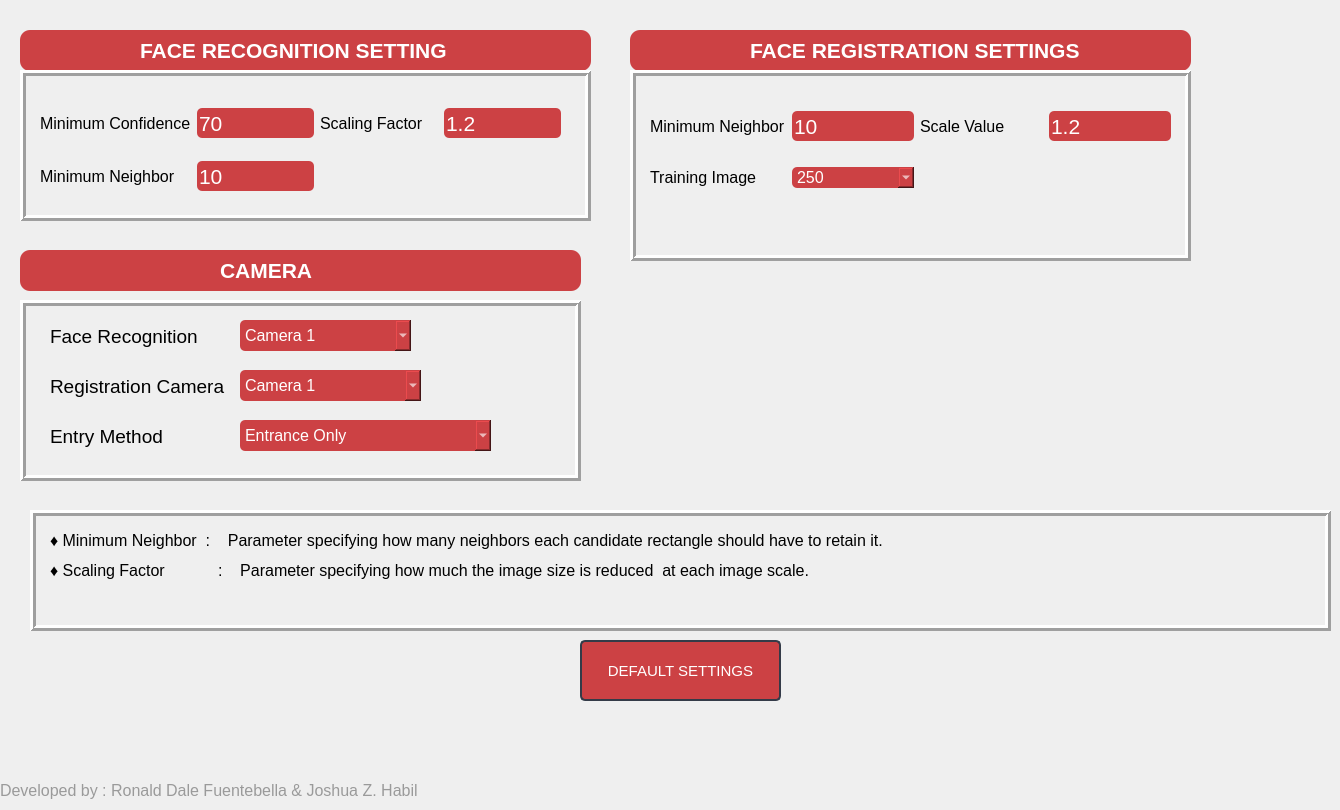
            <widget class="QWidget" name="page_4">
             <widget class="QFrame" name="frame_2">
              <property name="geometry">
               <rect>
                <x>20</x>
                <y>30</y>
                <width>571</width>
                <height>41</height>
               </rect>
              </property>
              <property name="styleSheet">
               <string notr="true">background-color:rgb(204, 65, 68);
border-radius:10px;</string>
              </property>
              <property name="frameShape">
               <enum>QFrame::StyledPanel</enum>
              </property>
              <property name="frameShadow">
               <enum>QFrame::Raised</enum>
              </property>
              <widget class="QLabel" name="label_10">
               <property name="geometry">
                <rect>
                 <x>120</x>
                 <y>10</y>
                 <width>421</width>
                 <height>21</height>
                </rect>
               </property>
               <property name="font">
                <font>
                 <family>Segoe UI</family>
                 <pointsize>16</pointsize>
                 <weight>75</weight>
                 <bold>true</bold>
                </font>
               </property>
               <property name="styleSheet">
                <string notr="true">background-color:rgb(204, 65, 68);
color:white;</string>
               </property>
               <property name="text">
                <string>FACE RECOGNITION SETTING</string>
               </property>
              </widget>
             </widget>
             <widget class="QPushButton" name="defaultFaceSettings">
              <property name="geometry">
               <rect>
                <x>580</x>
                <y>640</y>
                <width>201</width>
                <height>61</height>
               </rect>
              </property>
              <property name="font">
               <font>
                <family>Segoe UI</family>
                <pointsize>11</pointsize>
               </font>
              </property>
              <property name="styleSheet">
               <string notr="true">QPushButton {
	border: 2px solid rgb(52, 59, 72);
	border-radius: 5px;	
	background-color:rgb(204, 65, 68);
	color:white;
}
QPushButton:hover {
	background-color: rgb(204, 35, 72);
	border: 2px solid rgb(61, 70, 86);
}
QPushButton:pressed {	
	background-color: rgb(35, 40, 49);
	border: 2px solid rgb(43, 50, 61);
}</string>
              </property>
              <property name="text">
               <string>DEFAULT SETTINGS</string>
              </property>
             </widget>
             <widget class="QFrame" name="frame">
              <property name="geometry">
               <rect>
                <x>20</x>
                <y>70</y>
                <width>571</width>
                <height>151</height>
               </rect>
              </property>
              <property name="frameShape">
               <enum>QFrame::Box</enum>
              </property>
              <property name="frameShadow">
               <enum>QFrame::Raised</enum>
              </property>
              <property name="lineWidth">
               <number>3</number>
              </property>
              <widget class="QWidget" name="gridLayoutWidget">
               <property name="geometry">
                <rect>
                 <x>20</x>
                 <y>20</y>
                 <width>521</width>
                 <height>121</height>
                </rect>
               </property>
               <layout class="QGridLayout" name="gridLayout">
                <property name="sizeConstraint">
                 <enum>QLayout::SetDefaultConstraint</enum>
                </property>
                <property name="verticalSpacing">
                 <number>5</number>
                </property>
                <item row="0" column="2">
                 <widget class="QLabel" name="label_4">
                  <property name="font">
                   <font>
                    <family>Segoe UI</family>
                    <pointsize>12</pointsize>
                   </font>
                  </property>
                  <property name="styleSheet">
                   <string notr="true">color:black;</string>
                  </property>
                  <property name="text">
                   <string>Scaling Factor</string>
                  </property>
                 </widget>
                </item>
                <item row="1" column="0">
                 <widget class="QLabel" name="label_5">
                  <property name="font">
                   <font>
                    <family>Segoe UI</family>
                    <pointsize>12</pointsize>
                   </font>
                  </property>
                  <property name="styleSheet">
                   <string notr="true">color: black;</string>
                  </property>
                  <property name="text">
                   <string>Minimum Neighbor</string>
                  </property>
                 </widget>
                </item>
                <item row="0" column="1">
                 <widget class="QLineEdit" name="confidence">
                  <property name="sizePolicy">
                   <sizepolicy hsizetype="Ignored" vsizetype="Fixed">
                    <horstretch>0</horstretch>
                    <verstretch>0</verstretch>
                   </sizepolicy>
                  </property>
                  <property name="minimumSize">
                   <size>
                    <width>0</width>
                    <height>30</height>
                   </size>
                  </property>
                  <property name="font">
                   <font>
                    <family>Segoe UI</family>
                    <pointsize>16</pointsize>
                   </font>
                  </property>
                  <property name="styleSheet">
                   <string notr="true">	background-color:rgb(204, 65, 68);
	border-radius: 5px;
	color:white;</string>
                  </property>
                  <property name="text">
                   <string>70</string>
                  </property>
                  <property name="placeholderText">
                   <string/>
                  </property>
                 </widget>
                </item>
                <item row="0" column="0">
                 <widget class="QLabel" name="label_3">
                  <property name="font">
                   <font>
                    <family>Segoe UI</family>
                    <pointsize>12</pointsize>
                   </font>
                  </property>
                  <property name="styleSheet">
                   <string notr="true">color: black;</string>
                  </property>
                  <property name="text">
                   <string>Minimum Confidence</string>
                  </property>
                 </widget>
                </item>
                <item row="0" column="3">
                 <widget class="QLineEdit" name="scale">
                  <property name="sizePolicy">
                   <sizepolicy hsizetype="Ignored" vsizetype="Fixed">
                    <horstretch>0</horstretch>
                    <verstretch>0</verstretch>
                   </sizepolicy>
                  </property>
                  <property name="minimumSize">
                   <size>
                    <width>0</width>
                    <height>30</height>
                   </size>
                  </property>
                  <property name="font">
                   <font>
                    <family>Segoe UI</family>
                    <pointsize>16</pointsize>
                   </font>
                  </property>
                  <property name="styleSheet">
                   <string notr="true">	background-color:rgb(204, 65, 68);
	border-radius: 5px;
	color:white;</string>
                  </property>
                  <property name="text">
                   <string>1.2</string>
                  </property>
                  <property name="placeholderText">
                   <string/>
                  </property>
                 </widget>
                </item>
                <item row="1" column="1">
                 <widget class="QLineEdit" name="neigh">
                  <property name="sizePolicy">
                   <sizepolicy hsizetype="Ignored" vsizetype="Fixed">
                    <horstretch>0</horstretch>
                    <verstretch>0</verstretch>
                   </sizepolicy>
                  </property>
                  <property name="minimumSize">
                   <size>
                    <width>0</width>
                    <height>30</height>
                   </size>
                  </property>
                  <property name="font">
                   <font>
                    <family>Segoe UI</family>
                    <pointsize>16</pointsize>
                   </font>
                  </property>
                  <property name="styleSheet">
                   <string notr="true">	background-color:rgb(204, 65, 68);
	border-radius: 5px;
	color:white;</string>
                  </property>
                  <property name="text">
                   <string>10</string>
                  </property>
                  <property name="placeholderText">
                   <string/>
                  </property>
                 </widget>
                </item>
               </layout>
              </widget>
             </widget>
             <widget class="QFrame" name="frame_8">
              <property name="geometry">
               <rect>
                <x>630</x>
                <y>30</y>
                <width>561</width>
                <height>41</height>
               </rect>
              </property>
              <property name="styleSheet">
               <string notr="true">background-color:rgb(204, 65, 68);
border-radius:10px;</string>
              </property>
              <property name="frameShape">
               <enum>QFrame::StyledPanel</enum>
              </property>
              <property name="frameShadow">
               <enum>QFrame::Raised</enum>
              </property>
              <widget class="QLabel" name="label_27">
               <property name="geometry">
                <rect>
                 <x>120</x>
                 <y>10</y>
                 <width>421</width>
                 <height>21</height>
                </rect>
               </property>
               <property name="font">
                <font>
                 <family>Segoe UI</family>
                 <pointsize>16</pointsize>
                 <weight>75</weight>
                 <bold>true</bold>
                </font>
               </property>
               <property name="styleSheet">
                <string notr="true">background-color:rgb(204, 65, 68);
color:white;</string>
               </property>
               <property name="text">
                <string>FACE REGISTRATION SETTINGS</string>
               </property>
              </widget>
             </widget>
             <widget class="QFrame" name="frame_9">
              <property name="geometry">
               <rect>
                <x>630</x>
                <y>70</y>
                <width>561</width>
                <height>191</height>
               </rect>
              </property>
              <property name="frameShape">
               <enum>QFrame::Box</enum>
              </property>
              <property name="frameShadow">
               <enum>QFrame::Raised</enum>
              </property>
              <property name="lineWidth">
               <number>3</number>
              </property>
              <widget class="QWidget" name="gridLayoutWidget_5">
               <property name="geometry">
                <rect>
                 <x>20</x>
                 <y>20</y>
                 <width>521</width>
                 <height>121</height>
                </rect>
               </property>
               <layout class="QGridLayout" name="gridLayout_5">
                <property name="sizeConstraint">
                 <enum>QLayout::SetDefaultConstraint</enum>
                </property>
                <property name="verticalSpacing">
                 <number>5</number>
                </property>
                <item row="0" column="0">
                 <widget class="QLabel" name="label_30">
                  <property name="font">
                   <font>
                    <family>Segoe UI</family>
                    <pointsize>12</pointsize>
                   </font>
                  </property>
                  <property name="styleSheet">
                   <string notr="true">color: black;</string>
                  </property>
                  <property name="text">
                   <string>Minimum Neighbor</string>
                  </property>
                 </widget>
                </item>
                <item row="0" column="3">
                 <widget class="QLineEdit" name="reg_scale">
                  <property name="sizePolicy">
                   <sizepolicy hsizetype="Ignored" vsizetype="Fixed">
                    <horstretch>0</horstretch>
                    <verstretch>0</verstretch>
                   </sizepolicy>
                  </property>
                  <property name="minimumSize">
                   <size>
                    <width>0</width>
                    <height>30</height>
                   </size>
                  </property>
                  <property name="font">
                   <font>
                    <family>Segoe UI</family>
                    <pointsize>16</pointsize>
                   </font>
                  </property>
                  <property name="styleSheet">
                   <string notr="true">	background-color:rgb(204, 65, 68);
	border-radius: 5px;
	color:white;</string>
                  </property>
                  <property name="text">
                   <string>1.2</string>
                  </property>
                  <property name="placeholderText">
                   <string/>
                  </property>
                 </widget>
                </item>
                <item row="0" column="2">
                 <widget class="QLabel" name="label_29">
                  <property name="font">
                   <font>
                    <family>Segoe UI</family>
                    <pointsize>12</pointsize>
                   </font>
                  </property>
                  <property name="styleSheet">
                   <string notr="true">color:black;</string>
                  </property>
                  <property name="text">
                   <string>Scale Value</string>
                  </property>
                 </widget>
                </item>
                <item row="0" column="1">
                 <widget class="QLineEdit" name="reg_neigh">
                  <property name="sizePolicy">
                   <sizepolicy hsizetype="Ignored" vsizetype="Fixed">
                    <horstretch>0</horstretch>
                    <verstretch>0</verstretch>
                   </sizepolicy>
                  </property>
                  <property name="minimumSize">
                   <size>
                    <width>0</width>
                    <height>30</height>
                   </size>
                  </property>
                  <property name="font">
                   <font>
                    <family>Segoe UI</family>
                    <pointsize>16</pointsize>
                   </font>
                  </property>
                  <property name="styleSheet">
                   <string notr="true">	background-color:rgb(204, 65, 68);
	border-radius: 5px;
	color:white;</string>
                  </property>
                  <property name="text">
                   <string>10</string>
                  </property>
                  <property name="placeholderText">
                   <string/>
                  </property>
                 </widget>
                </item>
                <item row="1" column="0">
                 <widget class="QLabel" name="label_40">
                  <property name="font">
                   <font>
                    <family>Segoe UI</family>
                    <pointsize>12</pointsize>
                   </font>
                  </property>
                  <property name="styleSheet">
                   <string notr="true">color: black;</string>
                  </property>
                  <property name="text">
                   <string>Training Image</string>
                  </property>
                 </widget>
                </item>
                <item row="1" column="1">
                 <widget class="QComboBox" name="registrationCamera_2">
                  <property name="font">
                   <font>
                    <pointsize>12</pointsize>
                   </font>
                  </property>
                  <property name="styleSheet">
                   <string notr="true">	background-color:rgb(204, 65, 68);
	border-radius: 5px;
	color:white;</string>
                  </property>
                  <item>
                   <property name="text">
                    <string>250</string>
                   </property>
                  </item>
                  <item>
                   <property name="text">
                    <string>200</string>
                   </property>
                  </item>
                  <item>
                   <property name="text">
                    <string>150</string>
                   </property>
                  </item>
                  <item>
                   <property name="text">
                    <string>100</string>
                   </property>
                  </item>
                 </widget>
                </item>
               </layout>
              </widget>
             </widget>
             <widget class="QFrame" name="frame_10">
              <property name="geometry">
               <rect>
                <x>20</x>
                <y>250</y>
                <width>561</width>
                <height>41</height>
               </rect>
              </property>
              <property name="styleSheet">
               <string notr="true">background-color:rgb(204, 65, 68);
border-radius:10px;</string>
              </property>
              <property name="frameShape">
               <enum>QFrame::StyledPanel</enum>
              </property>
              <property name="frameShadow">
               <enum>QFrame::Raised</enum>
              </property>
              <widget class="QLabel" name="label_28">
               <property name="geometry">
                <rect>
                 <x>200</x>
                 <y>10</y>
                 <width>111</width>
                 <height>21</height>
                </rect>
               </property>
               <property name="font">
                <font>
                 <family>Segoe UI</family>
                 <pointsize>16</pointsize>
                 <weight>75</weight>
                 <bold>true</bold>
                </font>
               </property>
               <property name="styleSheet">
                <string notr="true">background-color:rgb(204, 65, 68);
color:white;</string>
               </property>
               <property name="text">
                <string>CAMERA </string>
               </property>
              </widget>
             </widget>
             <widget class="QFrame" name="frame_12">
              <property name="geometry">
               <rect>
                <x>20</x>
                <y>300</y>
                <width>561</width>
                <height>181</height>
               </rect>
              </property>
              <property name="frameShape">
               <enum>QFrame::Box</enum>
              </property>
              <property name="frameShadow">
               <enum>QFrame::Raised</enum>
              </property>
              <property name="lineWidth">
               <number>3</number>
              </property>
              <widget class="QComboBox" name="enabledCamera">
               <property name="geometry">
                <rect>
                 <x>220</x>
                 <y>20</y>
                 <width>171</width>
                 <height>31</height>
                </rect>
               </property>
               <property name="font">
                <font>
                 <pointsize>12</pointsize>
                </font>
               </property>
               <property name="styleSheet">
                <string notr="true">	background-color:rgb(204, 65, 68);
	border-radius: 5px;
	color:white;</string>
               </property>
               <item>
                <property name="text">
                 <string>Camera 1</string>
                </property>
               </item>
               <item>
                <property name="text">
                 <string>Camera 2</string>
                </property>
               </item>
               <item>
                <property name="text">
                 <string>Camera 1 &amp; 2</string>
                </property>
               </item>
              </widget>
              <widget class="QLabel" name="label_31">
               <property name="geometry">
                <rect>
                 <x>30</x>
                 <y>20</y>
                 <width>161</width>
                 <height>32</height>
                </rect>
               </property>
               <property name="font">
                <font>
                 <family>Segoe UI</family>
                 <pointsize>14</pointsize>
                </font>
               </property>
               <property name="styleSheet">
                <string notr="true">color: black;</string>
               </property>
               <property name="text">
                <string>Face Recognition</string>
               </property>
              </widget>
              <widget class="QLabel" name="label_39">
               <property name="geometry">
                <rect>
                 <x>30</x>
                 <y>70</y>
                 <width>201</width>
                 <height>32</height>
                </rect>
               </property>
               <property name="font">
                <font>
                 <family>Segoe UI</family>
                 <pointsize>14</pointsize>
                </font>
               </property>
               <property name="styleSheet">
                <string notr="true">color: black;</string>
               </property>
               <property name="text">
                <string>Registration Camera</string>
               </property>
              </widget>
              <widget class="QComboBox" name="registrationCamera">
               <property name="geometry">
                <rect>
                 <x>220</x>
                 <y>70</y>
                 <width>181</width>
                 <height>31</height>
                </rect>
               </property>
               <property name="font">
                <font>
                 <pointsize>12</pointsize>
                </font>
               </property>
               <property name="styleSheet">
                <string notr="true">	background-color:rgb(204, 65, 68);
	border-radius: 5px;
	color:white;</string>
               </property>
               <item>
                <property name="text">
                 <string>Camera 1</string>
                </property>
               </item>
               <item>
                <property name="text">
                 <string>Camera 2</string>
                </property>
               </item>
              </widget>
              <widget class="QLabel" name="label_42">
               <property name="geometry">
                <rect>
                 <x>30</x>
                 <y>120</y>
                 <width>161</width>
                 <height>32</height>
                </rect>
               </property>
               <property name="font">
                <font>
                 <family>Segoe UI</family>
                 <pointsize>14</pointsize>
                </font>
               </property>
               <property name="styleSheet">
                <string notr="true">color: black;</string>
               </property>
               <property name="text">
                <string>Entry Method</string>
               </property>
              </widget>
              <widget class="QComboBox" name="entry">
               <property name="geometry">
                <rect>
                 <x>220</x>
                 <y>120</y>
                 <width>251</width>
                 <height>31</height>
                </rect>
               </property>
               <property name="font">
                <font>
                 <pointsize>12</pointsize>
                </font>
               </property>
               <property name="styleSheet">
                <string notr="true">	background-color:rgb(204, 65, 68);
	border-radius: 5px;
	color:white;</string>
               </property>
               <item>
                <property name="text">
                 <string>Entrance Only</string>
                </property>
               </item>
               <item>
                <property name="text">
                 <string>Entrance &amp; Exit</string>
                </property>
               </item>
              </widget>
             </widget>
             <widget class="QFrame" name="frame_13">
              <property name="geometry">
               <rect>
                <x>30</x>
                <y>510</y>
                <width>1301</width>
                <height>121</height>
               </rect>
              </property>
              <property name="frameShape">
               <enum>QFrame::Box</enum>
              </property>
              <property name="frameShadow">
               <enum>QFrame::Raised</enum>
              </property>
              <property name="lineWidth">
               <number>3</number>
              </property>
              <widget class="QLabel" name="label">
               <property name="geometry">
                <rect>
                 <x>20</x>
                 <y>20</y>
                 <width>851</width>
                 <height>21</height>
                </rect>
               </property>
               <property name="font">
                <font>
                 <family>Segoe UI</family>
                 <pointsize>12</pointsize>
                </font>
               </property>
               <property name="text">
                <string>♦ Minimum Neighbor  :    Parameter specifying how many neighbors each candidate rectangle should have to retain it.</string>
               </property>
              </widget>
              <widget class="QLabel" name="label_32">
               <property name="geometry">
                <rect>
                 <x>20</x>
                 <y>50</y>
                 <width>881</width>
                 <height>21</height>
                </rect>
               </property>
               <property name="font">
                <font>
                 <family>Segoe UI</family>
                 <pointsize>12</pointsize>
                </font>
               </property>
               <property name="text">
                <string>♦ Scaling Factor            :    Parameter specifying how much the image size is reduced  at each image scale.  </string>
               </property>
              </widget>
             </widget>
             <widget class="QLabel" name="label_34">
              <property name="geometry">
               <rect>
                <x>0</x>
                <y>780</y>
                <width>851</width>
                <height>21</height>
               </rect>
              </property>
              <property name="font">
               <font>
                <family>Segoe UI</family>
                <pointsize>12</pointsize>
               </font>
              </property>
              <property name="styleSheet">
               <string notr="true">color: rgb(154, 154, 154)</string>
              </property>
              <property name="text">
               <string>Developed by : Ronald Dale Fuentebella &amp; Joshua Z. Habil</string>
              </property>
             </widget>
            </widget>
